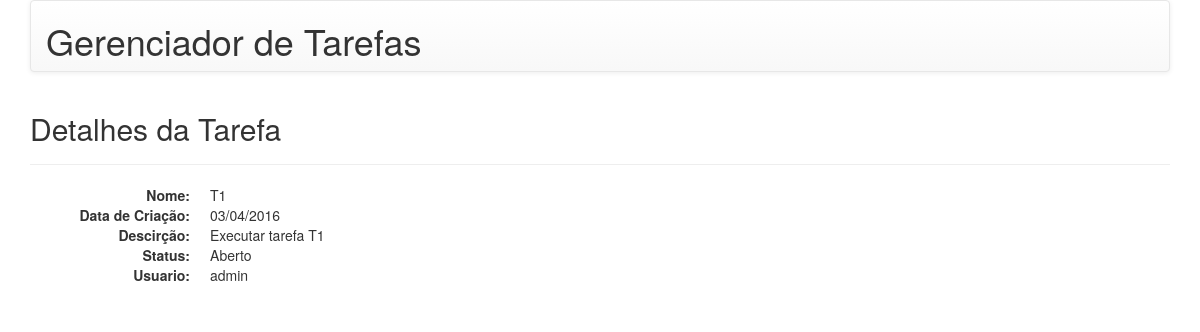
Before: /todo/tarefas/1/ (signed in) with the older database file.
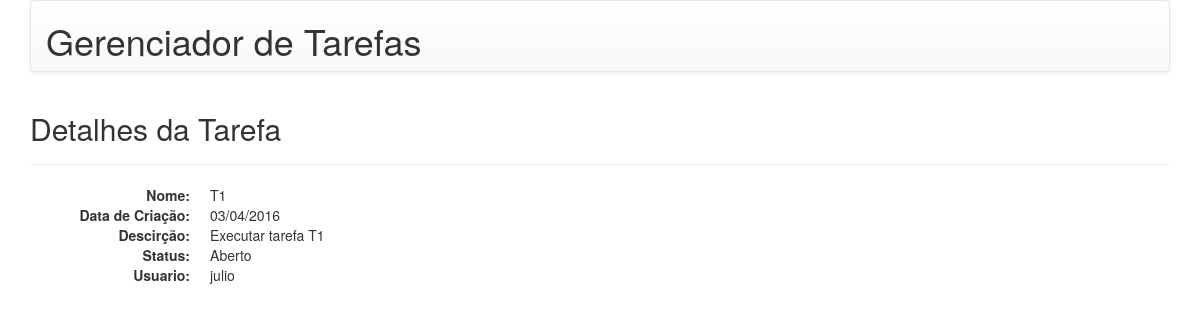
After: the same page with the newer database file.
### todo/models.py (models this page shows)
class Tarefa(Model):
    nome = CharField(max_length=50)
    descricao = TextField(verbose_name='descrição')
    data_criacao = DateField(auto_now_add=True, verbose_name='data de criação')
    data_execucao = DateField(null=True, blank=True, verbose_name='data de execução')
    executado = BooleanField(default=False)
    usuario = ForeignKey(User, verbose_name="usuário")
    class Meta:
        ordering = ['-data_criacao', 'executado']

### todo/views.py (the view)
# urls.py: url(r'^tarefas/(?P<pk>\d+)/$', login_required(TarefaDetalhe.as_view())),
class TarefaDetalhe(DetailView):
    model = Tarefa

### todo/templates/todo/tarefa_detail.html (shortened to what this page needs)
{% extends 'base.html' %}
{% block conteudo %}
    <div class="page-header">
        <h2>Detalhes da Tarefa</h2>
    </div>
    <dl class="dl-horizontal">
        <dt>Nome:</dt>
        <dd>{{ object.nome }}</dd>
        <dt>Data de Criação:</dt>
        <dd>{{ object.data_criacao|date:"d/m/Y"}} </dd>
        <dt>Descirção:</dt>
        <dd>{{ object.descricao }}</dd>
        <dt>Status:</dt>
        <dd>{% if object.status %}Finalizado{% else %}Aberto{% endif %} </dd>
        <dt>Usuario:</dt>
        <dd>{{ object.usuario }}</dd>
    </dl>
{% endblock %}

Changed rows visible on the page:
changed Tarefa "Executar tarefa T1": usuario "admin" → "julio"
